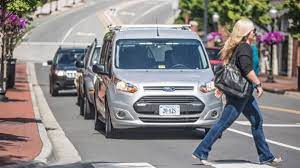
#> input picture Image_Analysis/street_car.jpg, 300 x 168 px
$ python Edge_Detection.py
#> lines starting #> are read from the running program, lines starting #| are printed output that depends on the picture
import cv2

image = cv2.imread('street_car.jpg')
#> image is the input picture: shape (168, 300, 3); mean B, G, R 133.2, 132.9, 135.6

image = cv2.cvtColor(image, cv2.COLOR_BGR2GRAY)
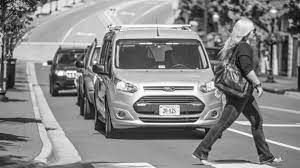
#> image: shape (168, 300); min 0, max 255, mean 133.7

image = cv2.GaussianBlur(image, (5, 5), 0)
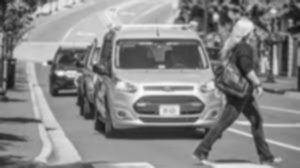
#> image: shape (168, 300); min 18, max 249, mean 133.7

canny = cv2.Canny(image, 30, 150)
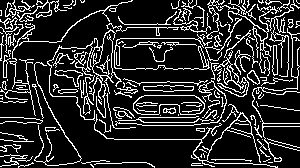
#> canny: shape (168, 300); 17.4% white in thin lines or dots

cv2.imshow("Canny", canny)
cv2.waitKey(0)
